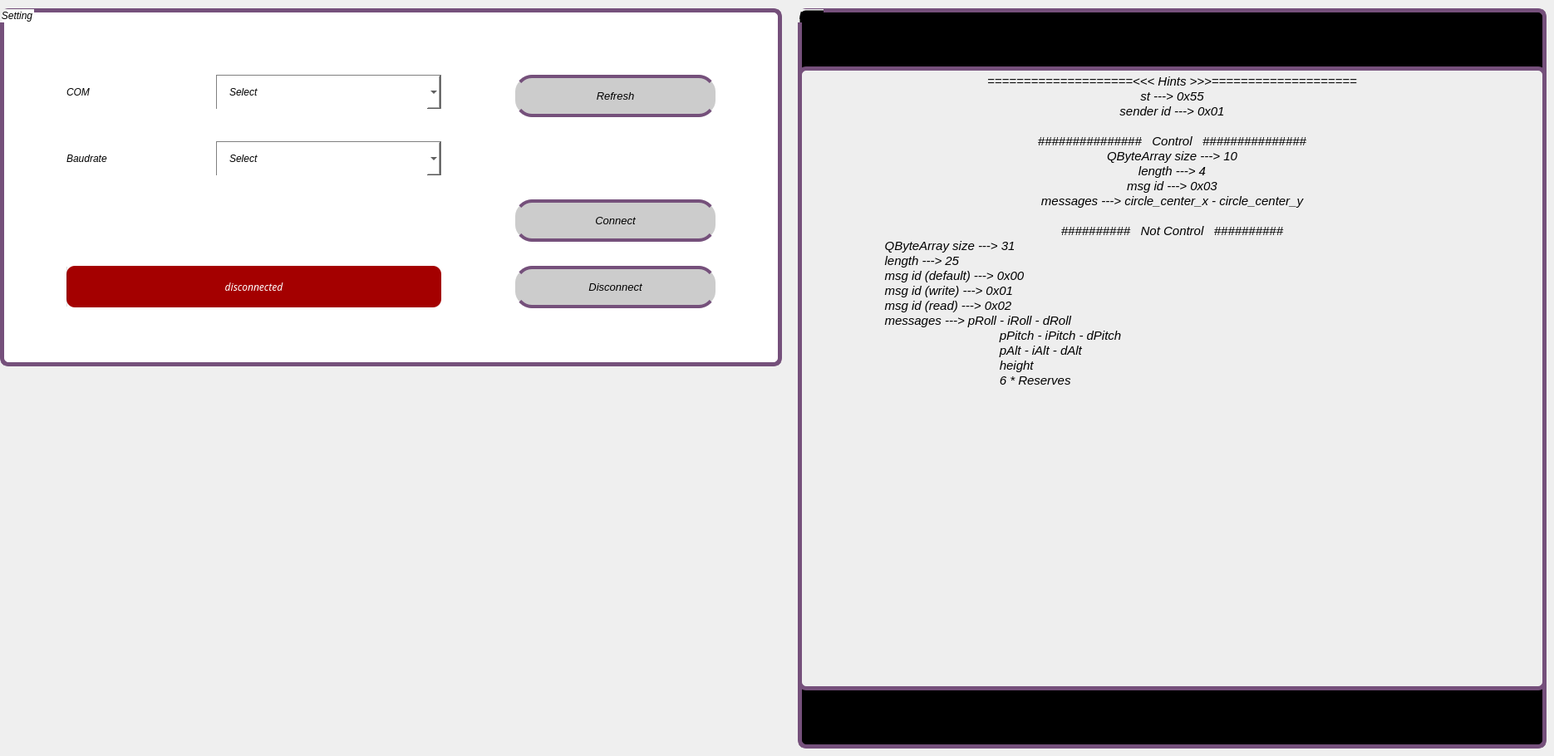
   <widget class="QWidget" name="serialTab">
    <attribute name="title">
     <string>Serial</string>
    </attribute>
    <widget class="QGroupBox" name="groupBoxSetting">
     <property name="geometry">
      <rect>
       <x>0</x>
       <y>10</y>
       <width>941</width>
       <height>431</height>
      </rect>
     </property>
     <property name="styleSheet">
      <string notr="true">font-style: italic;
border: 5px solid rgb(117, 80, 123);
border-radius: 10px;
background-color: #fff;</string>
     </property>
     <property name="title">
      <string>Setting</string>
     </property>
     <widget class="QComboBox" name="cmbCom">
      <property name="geometry">
       <rect>
        <x>260</x>
        <y>80</y>
        <width>271</width>
        <height>41</height>
       </rect>
      </property>
      <property name="styleSheet">
       <string notr="true">font-style: italic;
border: 1px solid gray;
color: #000;
padding-left: 15px;
border-radius: 0;
border-bottom: none;</string>
      </property>
      <property name="currentText">
       <string>Select</string>
      </property>
      <property name="duplicatesEnabled">
       <bool>false</bool>
      </property>
      <item>
       <property name="text">
        <string>Select</string>
       </property>
      </item>
     </widget>
     <widget class="QLabel" name="lblBaudrate">
      <property name="geometry">
       <rect>
        <x>80</x>
        <y>160</y>
        <width>141</width>
        <height>41</height>
       </rect>
      </property>
      <property name="styleSheet">
       <string notr="true">font-style: italic;
border: none;</string>
      </property>
      <property name="text">
       <string>Baudrate</string>
      </property>
     </widget>
     <widget class="QComboBox" name="cmbBaudrate">
      <property name="geometry">
       <rect>
        <x>260</x>
        <y>160</y>
        <width>271</width>
        <height>41</height>
       </rect>
      </property>
      <property name="styleSheet">
       <string notr="true">font-style: italic;
border: 1px solid gray;
color: #000;
padding-left: 15px;
border-radius: 0;
border-bottom: none;</string>
      </property>
      <property name="currentText">
       <string>Select</string>
      </property>
      <property name="duplicatesEnabled">
       <bool>false</bool>
      </property>
      <item>
       <property name="text">
        <string>Select</string>
       </property>
      </item>
      <item>
       <property name="text">
        <string>1200</string>
       </property>
      </item>
      <item>
       <property name="text">
        <string>2400</string>
       </property>
      </item>
      <item>
       <property name="text">
        <string>4800</string>
       </property>
      </item>
      <item>
       <property name="text">
        <string>9600</string>
       </property>
      </item>
      <item>
       <property name="text">
        <string>19200</string>
       </property>
      </item>
      <item>
       <property name="text">
        <string>38400</string>
       </property>
      </item>
      <item>
       <property name="text">
        <string>57600</string>
       </property>
      </item>
      <item>
       <property name="text">
        <string>115200</string>
       </property>
      </item>
     </widget>
     <widget class="QLabel" name="lblCom">
      <property name="geometry">
       <rect>
        <x>80</x>
        <y>80</y>
        <width>81</width>
        <height>41</height>
       </rect>
      </property>
      <property name="styleSheet">
       <string notr="true">font-style: italic;
border: none;</string>
      </property>
      <property name="text">
       <string>COM</string>
      </property>
     </widget>
     <widget class="QPushButton" name="btnComConnect">
      <property name="geometry">
       <rect>
        <x>620</x>
        <y>230</y>
        <width>241</width>
        <height>51</height>
       </rect>
      </property>
      <property name="font">
       <font>
        <pointsize>10</pointsize>
        <italic>true</italic>
       </font>
      </property>
      <property name="cursor">
       <cursorShape>PointingHandCursor</cursorShape>
      </property>
      <property name="styleSheet">
       <string notr="true">QPushButton:hover:!pressed  {
 	color: rgb(3, 81, 124);
 }

QPushButton#btnComConnect  { 
	border-radius: 20px; 
	background-color: #ccc; 
	border: 4px solid rgb(117, 80, 123);
	border-left: none;
	border-right: none;
}</string>
      </property>
      <property name="text">
       <string>Connect</string>
      </property>
     </widget>
     <widget class="QPushButton" name="btnComDisconnect">
      <property name="geometry">
       <rect>
        <x>620</x>
        <y>310</y>
        <width>241</width>
        <height>51</height>
       </rect>
      </property>
      <property name="font">
       <font>
        <pointsize>10</pointsize>
        <italic>true</italic>
       </font>
      </property>
      <property name="cursor">
       <cursorShape>PointingHandCursor</cursorShape>
      </property>
      <property name="styleSheet">
       <string notr="true">QPushButton:hover:!pressed  {
 	color: rgb(3, 81, 124);
 }

QPushButton#btnComDisconnect  { 
	border-radius: 20px; 
	background-color: #ccc; 
	border: 4px solid rgb(117, 80, 123);
	border-left: none;
	border-right: none;
}</string>
      </property>
      <property name="text">
       <string>Disconnect</string>
      </property>
     </widget>
     <widget class="QProgressBar" name="pBarLoadComConnect">
      <property name="geometry">
       <rect>
        <x>80</x>
        <y>310</y>
        <width>451</width>
        <height>50</height>
       </rect>
      </property>
      <property name="font">
       <font>
        <family>Ume P Mincho</family>
        <weight>50</weight>
        <italic>true</italic>
        <bold>false</bold>
        <strikeout>false</strikeout>
       </font>
      </property>
      <property name="styleSheet">
       <string notr="true">border: none;
color:#fff;
background-color: rgb(164, 0, 0);</string>
      </property>
      <property name="maximum">
       <number>100</number>
      </property>
      <property name="value">
       <number>0</number>
      </property>
      <property name="alignment">
       <set>Qt::AlignCenter</set>
      </property>
      <property name="textVisible">
       <bool>true</bool>
      </property>
      <property name="orientation">
       <enum>Qt::Horizontal</enum>
      </property>
      <property name="format">
       <string>disconnected</string>
      </property>
     </widget>
     <widget class="QPushButton" name="btnComRefresh">
      <property name="geometry">
       <rect>
        <x>620</x>
        <y>80</y>
        <width>241</width>
        <height>51</height>
       </rect>
      </property>
      <property name="font">
       <font>
        <pointsize>10</pointsize>
        <italic>true</italic>
       </font>
      </property>
      <property name="cursor">
       <cursorShape>PointingHandCursor</cursorShape>
      </property>
      <property name="styleSheet">
       <string notr="true">QPushButton:hover:!pressed  {
 	color: rgb(3, 81, 124);
 }

QPushButton#btnComRefresh  { 
	border-radius: 20px; 
	background-color: #ccc; 
	border: 4px solid rgb(117, 80, 123);
	border-left: none;
	border-right: none;
}</string>
      </property>
      <property name="text">
       <string>Refresh</string>
      </property>
     </widget>
    </widget>
    <widget class="QGroupBox" name="groupBoxHints">
     <property name="geometry">
      <rect>
       <x>960</x>
       <y>10</y>
       <width>901</width>
       <height>891</height>
      </rect>
     </property>
     <property name="styleSheet">
      <string notr="true">font-style: italic;
background-color: #000;
border: 5px solid rgb(117, 80, 123);
border-radius: 10px;</string>
     </property>
     <property name="title">
      <string>Hints</string>
     </property>
     <widget class="QTextEdit" name="txtHints">
      <property name="geometry">
       <rect>
        <x>0</x>
        <y>70</y>
        <width>901</width>
        <height>751</height>
       </rect>
      </property>
      <property name="styleSheet">
       <string notr="true">border: 5px solid rgb(117, 80, 123);
color: #000;
background-color: #eee;</string>
      </property>
      <property name="readOnly">
       <bool>true</bool>
      </property>
      <property name="html">
       <string>&lt;!DOCTYPE HTML PUBLIC &quot;-//W3C//DTD HTML 4.0//EN&quot; &quot;http://www.w3.org/TR/REC-html40/strict.dtd&quot;&gt;
&lt;html&gt;&lt;head&gt;&lt;meta name=&quot;qrichtext&quot; content=&quot;1&quot; /&gt;&lt;style type=&quot;text/css&quot;&gt;
p, li { white-space: pre-wrap; }
&lt;/style&gt;&lt;/head&gt;&lt;body style=&quot; font-family:'Ubuntu'; font-size:11pt; font-weight:400; font-style:italic;&quot;&gt;
&lt;p align=&quot;center&quot; style=&quot; margin-top:0px; margin-bottom:0px; margin-left:0px; margin-right:0px; -qt-block-indent:0; text-indent:0px;&quot;&gt;====================&amp;lt;&amp;lt;&amp;lt; Hints &amp;gt;&amp;gt;&amp;gt;====================&lt;/p&gt;
&lt;p align=&quot;center&quot; style=&quot; margin-top:0px; margin-bottom:0px; margin-left:0px; margin-right:0px; -qt-block-indent:0; text-indent:0px;&quot;&gt;st ---&amp;gt; 0x55&lt;/p&gt;
&lt;p align=&quot;center&quot; style=&quot; margin-top:0px; margin-bottom:0px; margin-left:0px; margin-right:0px; -qt-block-indent:0; text-indent:0px;&quot;&gt;sender id ---&amp;gt; 0x01&lt;/p&gt;
&lt;p align=&quot;center&quot; style=&quot;-qt-paragraph-type:empty; margin-top:0px; margin-bottom:0px; margin-left:0px; margin-right:0px; -qt-block-indent:0; text-indent:0px;&quot;&gt;&lt;br /&gt;&lt;/p&gt;
&lt;p align=&quot;center&quot; style=&quot; margin-top:0px; margin-bottom:0px; margin-left:0px; margin-right:0px; -qt-block-indent:0; text-indent:0px;&quot;&gt;###############   Control   ###############&lt;/p&gt;
&lt;p align=&quot;center&quot; style=&quot; margin-top:0px; margin-bottom:0px; margin-left:0px; margin-right:0px; -qt-block-indent:0; text-indent:0px;&quot;&gt;QByteArray size ---&amp;gt; 10&lt;/p&gt;
&lt;p align=&quot;center&quot; style=&quot; margin-top:0px; margin-bottom:0px; margin-left:0px; margin-right:0px; -qt-block-indent:0; text-indent:0px;&quot;&gt;length ---&amp;gt; 4&lt;/p&gt;
&lt;p align=&quot;center&quot; style=&quot; margin-top:0px; margin-bottom:0px; margin-left:0px; margin-right:0px; -qt-block-indent:0; text-indent:0px;&quot;&gt;msg id ---&amp;gt; 0x03&lt;/p&gt;
&lt;p align=&quot;center&quot; style=&quot; margin-top:0px; margin-bottom:0px; margin-left:0px; margin-right:0px; -qt-block-indent:0; text-indent:0px;&quot;&gt;messages ---&amp;gt; circle_center_x - circle_center_y&lt;/p&gt;
&lt;p align=&quot;center&quot; style=&quot;-qt-paragraph-type:empty; margin-top:0px; margin-bottom:0px; margin-left:0px; margin-right:0px; -qt-block-indent:0; text-indent:0px;&quot;&gt;&lt;br /&gt;&lt;/p&gt;
&lt;p align=&quot;center&quot; style=&quot; margin-top:0px; margin-bottom:0px; margin-left:0px; margin-right:0px; -qt-block-indent:0; text-indent:0px;&quot;&gt;##########   Not Control   ##########&lt;/p&gt;
&lt;p style=&quot; margin-top:0px; margin-bottom:0px; margin-left:0px; margin-right:0px; -qt-block-indent:0; text-indent:0px;&quot;&gt;                       QByteArray size ---&amp;gt; 31&lt;/p&gt;
&lt;p style=&quot; margin-top:0px; margin-bottom:0px; margin-left:0px; margin-right:0px; -qt-block-indent:0; text-indent:0px;&quot;&gt;                       length ---&amp;gt; 25&lt;/p&gt;
&lt;p style=&quot; margin-top:0px; margin-bottom:0px; margin-left:0px; margin-right:0px; -qt-block-indent:0; text-indent:0px;&quot;&gt;                       msg id (default) ---&amp;gt; 0x00&lt;/p&gt;
&lt;p style=&quot; margin-top:0px; margin-bottom:0px; margin-left:0px; margin-right:0px; -qt-block-indent:0; text-indent:0px;&quot;&gt;                       msg id (write) ---&amp;gt; 0x01&lt;/p&gt;
&lt;p style=&quot; margin-top:0px; margin-bottom:0px; margin-left:0px; margin-right:0px; -qt-block-indent:0; text-indent:0px;&quot;&gt;                       msg id (read) ---&amp;gt; 0x02&lt;/p&gt;
&lt;p style=&quot; margin-top:0px; margin-bottom:0px; margin-left:0px; margin-right:0px; -qt-block-indent:0; text-indent:0px;&quot;&gt;                       messages ---&amp;gt; pRoll - iRoll - dRoll&lt;/p&gt;
&lt;p style=&quot; margin-top:0px; margin-bottom:0px; margin-left:0px; margin-right:0px; -qt-block-indent:0; text-indent:0px;&quot;&gt;	                                     pPitch - iPitch - dPitch&lt;/p&gt;
&lt;p style=&quot; margin-top:0px; margin-bottom:0px; margin-left:0px; margin-right:0px; -qt-block-indent:0; text-indent:0px;&quot;&gt;	                                     pAlt - iAlt - dAlt&lt;/p&gt;
&lt;p style=&quot; margin-top:0px; margin-bottom:0px; margin-left:0px; margin-right:0px; -qt-block-indent:0; text-indent:0px;&quot;&gt;	                                     height&lt;/p&gt;
&lt;p style=&quot; margin-top:0px; margin-bottom:0px; margin-left:0px; margin-right:0px; -qt-block-indent:0; text-indent:0px;&quot;&gt;	                                     6 * Reserves&lt;/p&gt;&lt;/body&gt;&lt;/html&gt;</string>
      </property>
     </widget>
    </widget>
   </widget>
